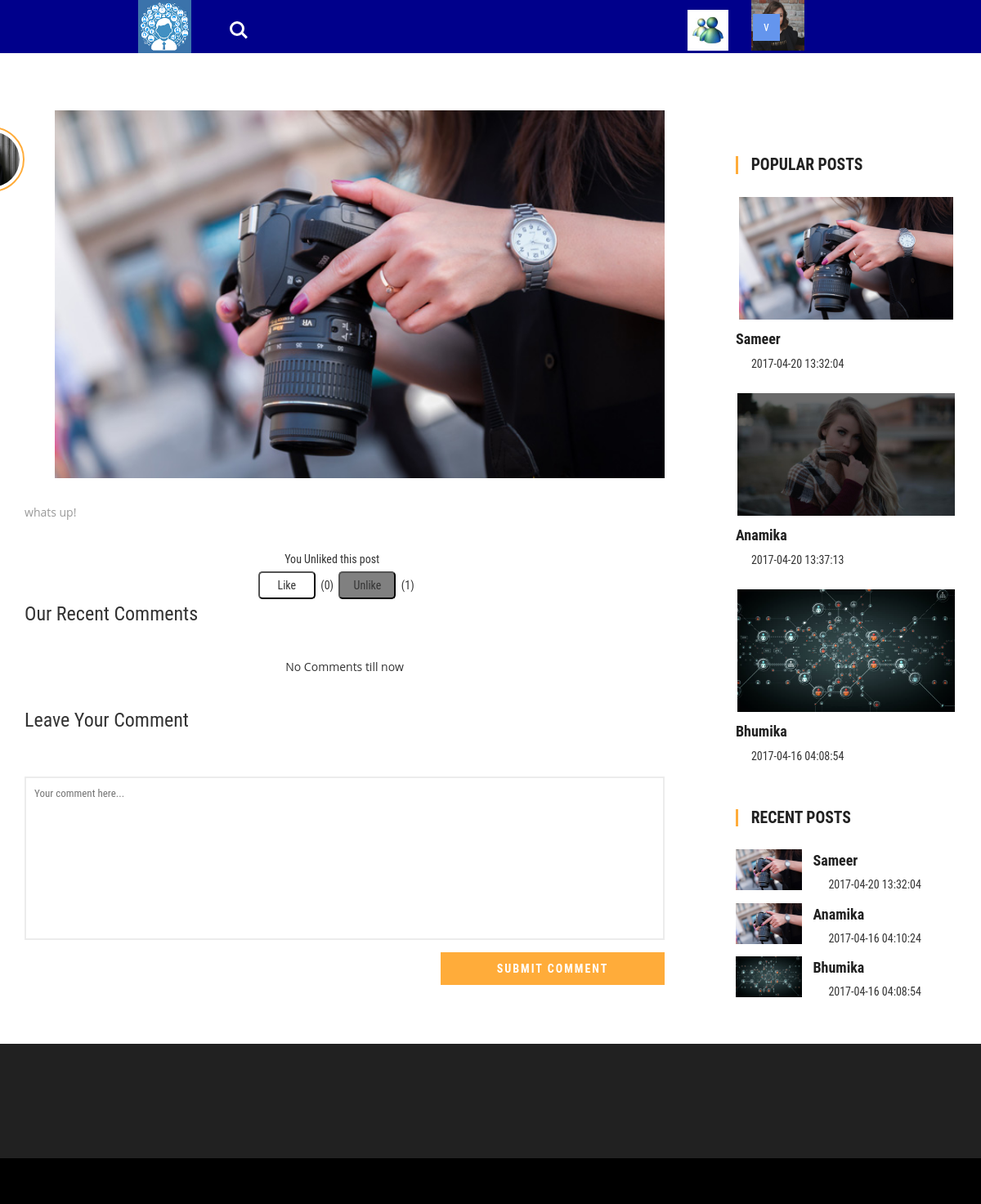
The page /singlepage.php?text1=anamika@gmail.com&text2=5 (signed in) on the database its author committed.
### tables this page shows
CREATE TABLE `users` (
  `UserId` int(11) NOT NULL,
  `Username` varchar(25) NOT NULL,
  `Email` varchar(255) NOT NULL,
  `Password` varchar(255) NOT NULL,
  `Content` varchar(2000) NOT NULL,
  `Gender` varchar(10) NOT NULL,
  `CreationDate` date NOT NULL,
  `UpdatedDate` date NOT NULL,
  `IsAdmin` int(10) NOT NULL,
  `Profile_Pic` varchar(2000) NOT NULL,
  `Cover_Pic` varchar(2000) NOT NULL
);

CREATE TABLE `posts` (
  `ID` int(11) NOT NULL,
  `post_Content` varchar(30000) NOT NULL,
  `Content` varchar(2000) NOT NULL,
  `image` varchar(2000) NOT NULL,
  `author_id` int(11) NOT NULL,
  `date_time` varchar(2000) NOT NULL,
  `num_comment` int(11) NOT NULL,
  `num_likes` int(11) NOT NULL
);

CREATE TABLE `like_unlike` (
  `id` int(11) NOT NULL,
  `userid` int(11) NOT NULL,
  `postid` int(11) NOT NULL,
  `type` int(2) NOT NULL,
  `timestamp` timestamp NOT NULL DEFAULT CURRENT_TIMESTAMP ON UPDATE CURRENT_TIMESTAMP
);

### singlepage.php (the view, shortened to what this page needs)
<!DOCTYPE html>
<html lang="en" ng-app = "myApp">
<head>
<?php include "header.php";
	if(isset($_SESSION['email']) && $_SESSION['email']!=''){
 ?>
<?php
	$post_id =$_GET['text2'];
	$query = " SELECT * FROM users WHERE Email = '$_SESSION[email]' limit 1";
	$result = mysqli_query($con,$query);
	$row = mysqli_fetch_array($result);
?>
</head>
<body ng-controller="cntrl">
	<header style="height:65px; background-color:#00008B">
			<div class="container">
				<div style="margin-left:0px;  width:30%; margin-bottom:20px; dsplay:inline;" class="logo">
					<a href=<?php echo "main.php?text1=".$_SESSION['email']; ?>><img style="height:65px; width:65px;" src="images/logo.png" /></a>
						<div style="margin-left:80px; width:200px;" >
							<div style="width:40px; margin-left:80%; margin-top:-50px;" class="cd-main-header">
								<a class="cd-search-trigger" href="#cd-search"> <span></span></a>
							</div>
						</div>
						<div class="dropdown">
				<button class="dropbtn">v</button>
			</div>
			<input  ng-init="search_id='<?php echo $row['UserId']; ?>'" ng-click="find_frnd_reqst()" id="frnd_request" style="margin-top:-100px; margin-left:237%; width:50px; height:50px;" type="image" src="images/request.jpg" alt="Submit" />
	</header>
	<?php
		$query = mysqli_query($con,"select * from posts where id='$post_id'");
		$post = mysqli_fetch_array($query);
		$query = mysqli_query($con,"select * from users where userid = '$post[author_id]'");
		$author = mysqli_fetch_array($query);
		$type = -1;
    $status_query = "SELECT count(*) as cntStatus,type FROM like_unlike WHERE userid=".$row['UserId']." and postid=".$post['ID'];
    $status_result = mysqli_query($con,$status_query);
    $status_row = mysqli_fetch_array($status_result);
    $count_status = $status_row['cntStatus'];
    if($count_status > 0){
      $type = $status_row['type'];
    }
    $like_query = "SELECT COUNT(*) AS cntLikes FROM like_unlike WHERE type=1 and postid=".$post['ID'];
    $like_result = mysqli_query($con,$like_query);
    $like_row = mysqli_fetch_array($like_result);
    $total_likes = $like_row['cntLikes'];
    $unlike_query = "SELECT COUNT(*) AS cntUnlikes FROM like_unlike WHERE type=0 and postid=".$post['ID'];
    $unlike_result = mysqli_query($con,$unlike_query);
    $unlike_row = mysqli_fetch_array($unlike_result);
    $total_unlikes = $unlike_row['cntUnlikes'];
	?>
	<div class="container">
		<div class="banner-btm-agile">
			<div class="col-md-9 btm-wthree-left">
				<div class="single-left">
				<div class="single-left1">
					<div style="margin-left:-80px;" class="comments-grid-left">
						<a href=<?php echo "user_page.php?text1=".$author['Email']; ?>>
							<img style="height:80px; width:80px;"src=<?php echo "images/".$author['Profile_Pic']; ?> alt=" " class="img-responsive" />
						</a>
					</div>
					<div style=" height:450px; background-color:#d9d9db;"  class="w3agile_special_deals_grid_left_grid">
						<img style=" height:100%; margin:auto;" src=<?php echo "images/".$post['image']; ?> class="img-responsive" alt="" />
					</div>
					<p><?php echo $post['post_Content']; ?></p>
				</div>
				<?php
					$result = mysqli_query($con,"select * from like_unlike where userid='$row[UserId]' and postid='$post[ID]'");
					$like_unlike = mysqli_fetch_array($result);
					$num = mysqli_num_rows($result);
					$liked =  $like_unlike['type'];
					if($liked ==1 && $num!=0){
				?> <div id="liked" style="margin:auto; width:20%; padding:5px;"> You Liked this post </div>
				<?php }else if($liked == 0 && $num!=0){ ?>
					<div id="liked" style="margin:auto; width:20%; padding:5px;"> You Unliked this post </div>
				<?php } ?>
				<div  style="width:27%; margin:auto; margin-bottom:5px;"class="post-action">
					<input style="<?php if($liked == 1 && $num!=0){ echo "background-color:grey;"; } else{ echo "background-color:white;"; }  ?> padding:5px; width:70px; border-radius:5px;" type="button" value="Like" id="like_<?php echo $post['ID']; ?>_<?php echo $row['UserId']; ?>" class="like" style="<?php if($type == 1){ echo "color: #ffa449;"; } ?>" />
						&nbsp;(<span class="a"><?php echo $total_likes; ?></span>)&nbsp;
					<input style="<?php if($liked == 0 && $num!=0){ echo "background-color:grey;"; } else{ echo "background-color:white;"; } ?> padding:5px; width:70px; border-radius:5px;" type="button" value="Unlike" id="unlike_<?php echo $post['ID']; ?>_<?php echo $row['UserId']; ?>" class="unlike" style="<?php if($type == 0){ echo "color: #ffa449;"; } ?>" />
						&nbsp;(<span class="b"><?php echo $total_unlikes; ?></span>)
				</div
				<div class="comments">
					<h3>Our Recent Comments</h3>
					<div  class="comments-grids">
							<?php
								$record_per_page =5;
								if(isset($_POST["page"])){
									$page = $_POST["page"];
								}
								else{
									$page = 1;
								}
								$start_from = ($page - 1)*$record_per_page;
								$query = mysqli_query($con,"SELECT * FROM `comments` JOIN users where author_id = userid and post_id = '$post[ID]' order by date_time asc LIMIT $start_from,$record_per_page");
								$num = mysqli_num_rows($query);
								if($num==0){
									?> <p align="center"> No Comments till now </p> <?php
								}
								else{
									while($comment = mysqli_fetch_array($query)){
								?>
									<div style="margin-top:10px;" class="comments-grid">
										<div class="comments-grid-left">
											<a href=<?php echo "user_page.php?text1=".$comment['Email']; ?>>
												<img style="height:80px; width:80px;"src=<?php echo "images/".$comment['Profile_Pic']; ?> alt=" " class="img-responsive" />
											</a>
										</div>
										<div class="comments-grid-right">
											<h4><a href=<?php echo "user_page.php?text1=".$comment['Email']; ?>>
												<?php echo $comment['Username']; ?></a>
											</h4>
											<ul>
												<li><?php echo $comment['date_time']; ?> </li>
											</ul>
											<p><?php echo $comment['content']; ?></p>
										</div>
										<div class="clearfix"> </div>
									</div>
							<?php } }
								?>
					</div>
				</div>
				<div class="leave-coment-form">
					<h3>Leave Your Comment</h3>
					<form id="comment_form">
						<textarea name="Message" placeholder="Your comment here..." required=""></textarea>
						<div class="w3_single_submit">
							<input name="submit" type="submit" value="Submit Comment" >
						</div>
					</form>
				</div>
			</div>
			</div>
			<div class="col-md-3 w3agile_blog_left">
				<div class="w3ls_popular_posts">
					<h3>Popular Posts</h3>
				<?php
					$result = mysqli_query($con,"Select date_time,Username,image,Email,ID from posts join users where author_id = UserId order by num_likes desc limit 3");
					while($pop_re = mysqli_fetch_array($result)){
				?>
					<div class="agileits_popular_posts_grid">
						<div class="w3agile_special_deals_grid_left_grid">
							<a href=<?php echo "singlepage.php?text1=".$pop_re['Email']."&text2=".$pop_re['ID']; ?>>
								<img style=" height:150px; margin:auto;" src=<?php echo "images/".$pop_re['image']; ?> class="img-responsive" alt="" />
							</a>
						</div>
						<h4>
							<a href=<?php echo 'user_page.php?text1='.$pop_re['Email']; ?>>
								<?php echo $pop_re['Username']; ?>
							</a>
						</h4>
						<h5><i class="fa fa-calendar" aria-hidden="true"></i><?php echo $pop_re['date_time']; ?></h5>
					</div>
				<?php } ?>
				</div>
			<div class="w3ls_recent_posts">
					<h3>Recent Posts</h3>
				<?php
					$result = mysqli_query($con,"Select date_time,Username,image,Email,ID from posts join users where author_id = UserId and email!='$_SESSION[email]' order by date_time desc limit 3");
					while($pop_re = mysqli_fetch_array($result)){
				?>
					<div class="agileits_recent_posts_grid">
						<div class="agileits_recent_posts_gridl">
							<div class="w3agile_special_deals_grid_left_grid">
								<a href=<?php echo "singlepage.php?text1=".$pop_re['Email']."&text2=".$pop_re['ID']; ?>>
									<img style=" height:50px; margin:auto;" src=<?php echo "images/".$pop_re['image']; ?> class="img-responsive" alt="" />
								</a>
							</div>
						</div>
						<div class="agileits_recent_posts_gridr">
						<h4>
							<a href=<?php echo 'user_page.php?text1='.$pop_re['Email']; ?>>
								<?php echo $pop_re['Username']; ?>
							</a>
						</h4>
						<h5><i class="fa fa-calendar" aria-hidden="true"></i><?php echo $pop_re['date_time']; ?></h5>
						</div>
						<div class="clearfix"> </div>
					</div>
				<?php } ?>
				</div>
			</div>
			<div class="clearfix"></div>
		</div>
	<div class="footer-agile-info"></div>
	<div class="copyright">	</div>
</body>
</html>
<?php }else {
	include "error_page.php";
}

### rows shown on the page
users: Profile_Pic (picture)
posts: image (picture), post_Content "whats up!", author.Username "Anamika", date_time "2017-04-16 04:10:24"
like_unlike: type "Like", type "Unlike"
posts: image (picture), author.Username "Sameer", date_time "2017-04-20 13:32:04"
posts: image (picture), author.Username "Anamika", date_time "2017-04-20 13:37:13"
posts: image (picture), author.Username "Bhumika", date_time "2017-04-16 04:08:54"

### other values the page prints
$total_likes "0"
$total_unlikes "1"
